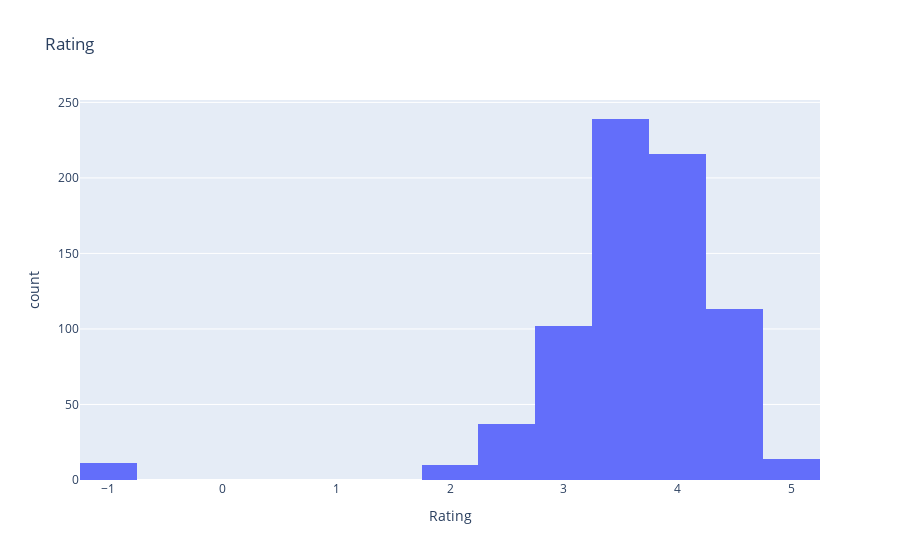

Notebook code cell kept with this figure:
### Code cell
px.histogram(data_frame=df,x='Rating',nbins=30, title='Rating')

### Figure 1 — Plotly figure (JSON) as saved in the notebook; plotly's stock layout.template omitted (floating-point values rounded to 4 significant figures; data arrays with more than 128 entries replaced by an {"elided": "..."} marker saying what was removed)
{"data": [{"alignmentgroup": "True", "bingroup": "x", "hovertemplate": "Rating=%{x}<br>count=%{y}<extra></extra>", "legendgroup": "", "marker": {"color": "#636efa"}, "name": "", "nbinsx": 30, "offsetgroup": "", "orientation": "v", "showlegend": false, "type": "histogram", "x": {"elided": "742 float values"}, "xaxis": "x", "yaxis": "y"}], "layout": {"barmode": "relative", "legend": {"tracegroupgap": 0}, "title": {"text": "Rating"}, "xaxis": {"anchor": "y", "domain": [0, 1], "title": {"text": "Rating"}}, "yaxis": {"anchor": "x", "domain": [0, 1], "title": {"text": "count"}}}}
